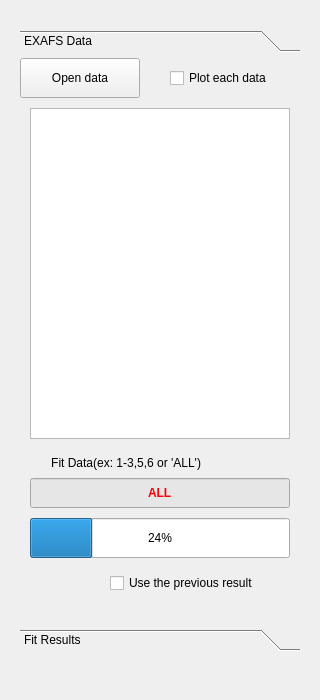
<?xml version="1.0" encoding="UTF-8"?>
<ui version="4.0">
 <class>Form</class>
 <widget class="QWidget" name="Form">
  <property name="geometry">
   <rect>
    <x>0</x>
    <y>0</y>
    <width>320</width>
    <height>700</height>
   </rect>
  </property>
  <property name="windowTitle">
   <string>Form</string>
  </property>
  <widget class="QToolBox" name="toolBox">
   <property name="geometry">
    <rect>
     <x>20</x>
     <y>30</y>
     <width>280</width>
     <height>621</height>
    </rect>
   </property>
   <property name="toolTip">
    <string notr="true"/>
   </property>
   <property name="frameShape">
    <enum>QFrame::NoFrame</enum>
   </property>
   <property name="frameShadow">
    <enum>QFrame::Plain</enum>
   </property>
   <property name="currentIndex">
    <number>0</number>
   </property>
   <widget class="QWidget" name="page_3">
    <property name="geometry">
     <rect>
      <x>0</x>
      <y>0</y>
      <width>280</width>
      <height>559</height>
     </rect>
    </property>
    <attribute name="label">
     <string>EXAFS Data</string>
    </attribute>
    <widget class="QListWidget" name="listWidget">
     <property name="geometry">
      <rect>
       <x>10</x>
       <y>50</y>
       <width>260</width>
       <height>331</height>
      </rect>
     </property>
    </widget>
    <widget class="QProgressBar" name="progressBar">
     <property name="geometry">
      <rect>
       <x>10</x>
       <y>460</y>
       <width>260</width>
       <height>40</height>
      </rect>
     </property>
     <property name="minimumSize">
      <size>
       <width>260</width>
       <height>40</height>
      </size>
     </property>
     <property name="value">
      <number>24</number>
     </property>
    </widget>
    <widget class="QCheckBox" name="cB_use_previous">
     <property name="geometry">
      <rect>
       <x>90</x>
       <y>510</y>
       <width>181</width>
       <height>30</height>
      </rect>
     </property>
     <property name="minimumSize">
      <size>
       <width>120</width>
       <height>30</height>
      </size>
     </property>
     <property name="text">
      <string>Use the previous result</string>
     </property>
    </widget>
    <widget class="QCheckBox" name="cB_ploteach">
     <property name="geometry">
      <rect>
       <x>150</x>
       <y>0</y>
       <width>120</width>
       <height>40</height>
      </rect>
     </property>
     <property name="minimumSize">
      <size>
       <width>120</width>
       <height>40</height>
      </size>
     </property>
     <property name="text">
      <string>Plot each data</string>
     </property>
    </widget>
    <widget class="QPushButton" name="pB_Open">
     <property name="geometry">
      <rect>
       <x>0</x>
       <y>0</y>
       <width>120</width>
       <height>40</height>
      </rect>
     </property>
     <property name="minimumSize">
      <size>
       <width>120</width>
       <height>40</height>
      </size>
     </property>
     <property name="maximumSize">
      <size>
       <width>160</width>
       <height>40</height>
      </size>
     </property>
     <property name="text">
      <string>Open data</string>
     </property>
    </widget>
    <widget class="QLineEdit" name="lineEdit">
     <property name="geometry">
      <rect>
       <x>10</x>
       <y>420</y>
       <width>260</width>
       <height>30</height>
      </rect>
     </property>
     <property name="font">
      <font>
       <family>Arial</family>
       <weight>75</weight>
       <bold>true</bold>
      </font>
     </property>
     <property name="styleSheet">
      <string notr="true">background-color: rgb(230, 230, 230);
color: rgb(252, 1, 7);</string>
     </property>
     <property name="text">
      <string>ALL</string>
     </property>
     <property name="alignment">
      <set>Qt::AlignCenter</set>
     </property>
    </widget>
    <widget class="QLabel" name="label">
     <property name="geometry">
      <rect>
       <x>10</x>
       <y>390</y>
       <width>171</width>
       <height>30</height>
      </rect>
     </property>
     <property name="text">
      <string>Fit Data(ex: 1-3,5,6 or 'ALL')</string>
     </property>
     <property name="alignment">
      <set>Qt::AlignRight|Qt::AlignTrailing|Qt::AlignVCenter</set>
     </property>
    </widget>
   </widget>
   <widget class="QWidget" name="page_4">
    <property name="geometry">
     <rect>
      <x>0</x>
      <y>0</y>
      <width>280</width>
      <height>559</height>
     </rect>
    </property>
    <attribute name="label">
     <string>Fit Results</string>
    </attribute>
    <widget class="QListWidget" name="listWidget_2">
     <property name="geometry">
      <rect>
       <x>10</x>
       <y>10</y>
       <width>260</width>
       <height>461</height>
      </rect>
     </property>
     <property name="minimumSize">
      <size>
       <width>260</width>
       <height>450</height>
      </size>
     </property>
    </widget>
    <widget class="QCheckBox" name="show_TableView">
     <property name="geometry">
      <rect>
       <x>10</x>
       <y>490</y>
       <width>121</width>
       <height>20</height>
      </rect>
     </property>
     <property name="text">
      <string>Table View</string>
     </property>
    </widget>
   </widget>
  </widget>
 </widget>
 <resources/>
 <connections/>
</ui>
